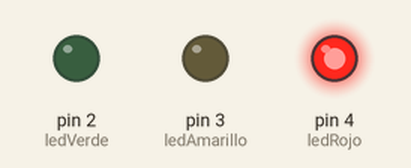
Bench run of a sketch on a simulated Arduino Uno, built with avr-gcc and run on an emulated ATmega328P. Shown: output pins drawn as LEDs (lit = HIGH).

Above: at 0.1 s.
At 55.1 s:
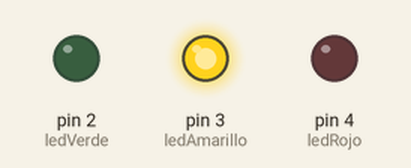
At 90.1 s:
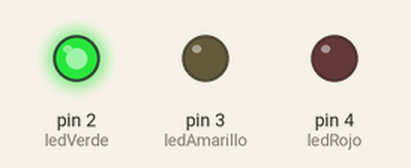
At 119.6 s:
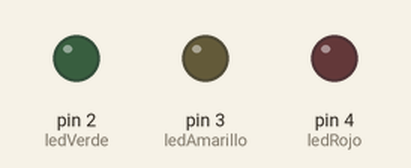
Timing chart, 0 to 121.5 s (numbered marks = the images above):
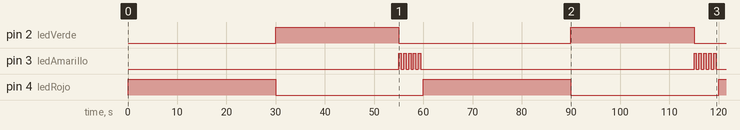

The sketch:

Semaforo2.ino
```cpp
int ledRojo = 4;
int ledAmarillo = 3;
int ledVerde = 2;
int tiempo = 60;
int estado = 1;

int rojo, amarillo, verde;
void setup() {
  pinMode(ledRojo, OUTPUT);
  pinMode(ledAmarillo, OUTPUT);
  pinMode(ledVerde, OUTPUT);

  rojo=HIGH;
  verde=LOW;
  amarillo=LOW;
}

void loop() {
  if(estado == 1 && tiempo == 0){
    verde = HIGH;
    amarillo = LOW;
    rojo = LOW;
    estado = 0;
    tiempo = 60;
  }else{
    if(estado == 0 && tiempo == 10){
      verde= LOW;
      amarillo= LOW;
      rojo= LOW;

      estado = 2;
    }else{
      if(tiempo == 0){
        verde = LOW;
        amarillo = LOW;
        rojo = HIGH;

        estado = 1;
        tiempo = 60;
      }
    }
  }
  //Decremento del tiempo
  tiempo = tiempo - 1;

  if(estado == 2){
    amarillo = HIGH;
    estado = 3;
  }else if(estado==3){
    amarillo = LOW;
    estado = 2;
  }

  digitalWrite(ledVerde, verde);
  digitalWrite(ledAmarillo, amarillo);
  digitalWrite(ledRojo, rojo);
  //Establecer un retardo
  delay(500);
}
```

Measured:
- by itself, pin 2 (ledVerde): alternates HIGH for 25.0 s and LOW for 35.0 s
- by itself, pin 3 (ledAmarillo): goes 4 × (HIGH 0.50 s, LOW 0.50 s), HIGH 0.50 s, LOW 55.5 s, 4 × (HIGH 0.50 s, LOW 0.50 s), HIGH 0.50 s, then LOW
- by itself, pin 4 (ledRojo): alternates HIGH for 30.0 s and LOW for 30.0 s
